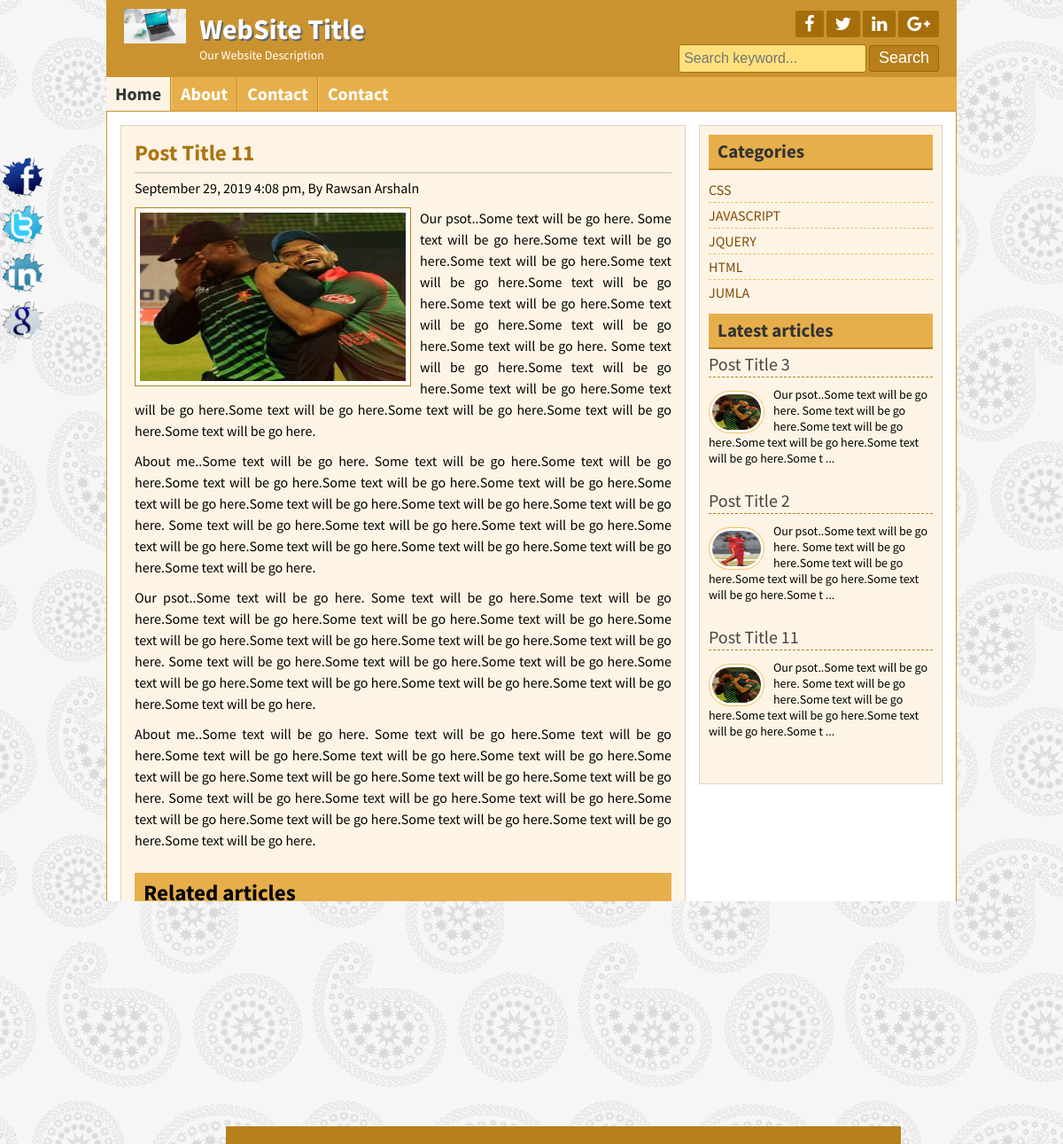
The page /post.php?id=12 on the database its author committed.
### tables this page shows
CREATE TABLE `tbl_title` (
  `id` int(11) NOT NULL,
  `title` varchar(255) NOT NULL,
  `slogan` varchar(255) NOT NULL,
  `logo` varchar(255) NOT NULL
);

CREATE TABLE `tbl_social` (
  `id` int(11) NOT NULL,
  `facebook` varchar(255) NOT NULL,
  `twitter` varchar(255) NOT NULL,
  `linkedin` varchar(255) NOT NULL,
  `google` varchar(255) NOT NULL
);

CREATE TABLE `tbl_page` (
  `id` int(11) NOT NULL,
  `title` varchar(255) NOT NULL,
  `body` text NOT NULL
);

CREATE TABLE `tbl_post` (
  `id` int(11) NOT NULL,
  `cat` int(11) NOT NULL,
  `title` varchar(255) NOT NULL,
  `body` text NOT NULL,
  `image` varchar(255) NOT NULL,
  `author` varchar(60) NOT NULL,
  `tags` varchar(255) NOT NULL,
  `date` timestamp NOT NULL DEFAULT CURRENT_TIMESTAMP
);

CREATE TABLE `tbl_category` (
  `id` int(11) NOT NULL,
  `name` varchar(255) NOT NULL
);

CREATE TABLE `copyright` (
  `id` int(11) NOT NULL,
  `text` varchar(255) NOT NULL
);

### lib/Database.php (called while the page is built, shortened)
<?php
Class Database{
	public $host = DB_HOST;
	public $user = DB_USER;
	public $pass = DB_PASS;
	public $dbname = DB_NAME;
	public $link;
	private function connectDB(){
		$this->link = new mysqli($this->host, $this->user, $this->pass, $this->dbname);
	}
	public function select($query){
		$result = $this->link->query($query) or die($this->link->error.__LINE__);
		if($result->num_rows >0 ){
			return $result;
		}else{
			return false;
		}
	}
}

### helpers/Formate.php (called while the page is built, shortened)
<?php
Class Formate{
     public function formateDate($date){
         return date("F j, Y g:i a", strtotime($date));
     }
      public function textShortner($text, $limit = 400){
          $text = $text. " ";
          $text = substr($text, 0, $limit);
          $text = $text. " ...";
          return $text;
      }
}

### post.php (the view)
<?php include 'inc/header.php'; ?>
<?php
	if(!isset($_GET['id']) || $_GET['id'] == null){
		header("Location: 404.php");
	}else{
		$id = $_GET['id'];
	}
?>
	<div class="contentsection contemplete clear">
		<div class="maincontent clear">
			<div class="about">
				<?php
					$query = "SELECT * FROM tbl_post WHERE id={$id}";
					$result = $db->select($query);
					if($result):
						while($row = $result->fetch_assoc()):
				?>
				<h2><?php echo $row['title']; ?></h2>
				<h4><?php echo $fm->formateDate($row['date'])?>, By <?php echo $row['author']; ?></h4>
				<img src="admin/upload/<?php echo $row['image']; ?>" alt="MyImage"/>
				<?php echo $row['body'] ?>
				<div class="relatedpost clear">
					<h2>Related articles</h2>
					<?php
						$r_query = "SELECT * FROM tbl_post WHERE cat='{$row['cat']}' ORDER BY rand() LIMIT 6";
						$r_result = $db->select($r_query);
						if($r_result):
							while($r_rows = $r_result->fetch_assoc()):
					?>
					<a href="post.php?id=<?php echo $r_rows['id'];?>"><img src="admin/upload/<?php echo $r_rows['image']; ?>" alt="post image"/></a>
					<?php
						endwhile;
						else:
							echo "No post found this category";
						endif;
					?>
				</div>
				<?php
					endwhile;
					else:
						header("Location: 404.php");
					endif;
				?>
			</div>
		</div>
		<?php include 'inc/sidebar.php'; ?>
	</div>
<?php include 'inc/footer.php'; ?>

### inc/header.php (shortened to what this page needs)
<?php
	include 'lib/Database.php';
	include 'helpers/Formate.php';
	$db = new Database();
	$fm = new Formate();
?>
<!DOCTYPE html>
<html>
<head>
	<link rel="stylesheet" href="font-awesome-4.5.0/css/font-awesome.css">
	<link rel="stylesheet" href="css/nivo-slider.css" type="text/css" media="screen" />
	<link rel="stylesheet" href="style.css">
</head>
<body>
	<div class="headersection templete clear">
		<a href="index.php">
			<?php
				$query = "SELECT * FROM tbl_title WHERE id=1";
				$result_t = $db->select($query);
				while($row_t = $result_t->fetch_assoc()):
			?>
			<div class="logo">
				<img src="admin/upload/<?php echo $row_t['logo'];?>" alt="Logo"/>
				<h2><?php echo $row_t['title'];?></h2>
				<p><?php echo $row_t['slogan'];?></p>
			</div>
			<?php endwhile; ?>
		</a>
		<div class="social clear">
		<?php
			$query = "SELECT * FROM tbl_social where id=1";
			$result = $db->select($query);
			while($row = $result->fetch_assoc()):
		?>
			<div class="icon clear">
				<a href="<?php echo $row['facebook']?>" target="_blank"><i class="fa fa-facebook"></i></a>
				<a href="<?php echo $row['twitter']?>" target="_blank"><i class="fa fa-twitter"></i></a>
				<a href="<?php echo $row['linkedin']?>" target="_blank"><i class="fa fa-linkedin"></i></a>
				<a href="<?php echo $row['google']?>" target="_blank"><i class="fa fa-google-plus"></i></a>
			</div>
		<?php endwhile; ?>
			<div class="searchbtn clear">
			<form action="search.php" method="GET">
				<input type="text" name="keyword" placeholder="Search keyword..."/>
				<input type="submit" name="search" value="Search"/>
			</form>
			</div>
		</div>
	</div>
<div class="navsection templete">
	<ul>
		<li><a id="active" href="index.php">Home</a></li>
		<?php
			$query = "SELECT * FROM tbl_page";
			$result = $db->select($query);
			if($result):
				while($row = $result->fetch_assoc()):
		?>
		<li><a href="page.php?pageid=<?php echo $row['id']?>"><?php echo $row['title']?></a></li>
		<?php endwhile; endif; ?>
		<li><a href="contact.php">Contact</a></li>
	</ul>
</div>

### inc/sidebar.php
<div class="sidebar clear">
		<div class="samesidebar clear">
			<h2>Categories</h2>
				<ul>
				<?php
					$c_query = "SELECT * FROM tbl_category";
					$result = $db->select($c_query);
					if($result):
						while($row = $result->fetch_assoc()):
				?>
					<li><a href="posts.php?category=<?php echo $row['id']?>"><?php echo strtoupper($row['name']); ?></a></li>
				<?php
					endwhile;
					else:
				?>
					<li>No Category Found</li>
				<?php
					endif;
				?>
				</ul>
		</div>
		<div class="samesidebar clear">
			<h2>Latest articles</h2>
				<?php
					$l_query = "SELECT * FROM tbl_post ORDER BY date DESC LIMIT 4";
					$l_result = $db->select($l_query);
					if($l_result):
						while($l_row = $l_result->fetch_assoc()):
				?>
				<div class="popular clear">
					<h3><a href="post.php?id=<?php echo $l_row['id'] ?>"><?php echo $l_row['title'] ?></a></h3>
					<a href="#"><img src="admin/upload/<?php echo $l_row['image'] ?>" alt="post image"/></a>
					<?php echo $fm->textShortner($l_row['body'], 150) ?>
				</div>
				<?php
					endwhile;
					else:
				?>
				<div class="popular clear">
					<h3>No Post Found</h3>
				</div>
				<?php endif; ?>
		</div>
	</div>

### inc/footer.php (shortened to what this page needs)
<div class="footersection templete clear">
	  <div class="footermenu clear">
		<ul>
			<li><a href="#">Home</a></li>
			<li><a href="#">About</a></li>
			<li><a href="#">Contact</a></li>
			<li><a href="#">Privacy</a></li>
		</ul>
	  </div>
	  <?php
		 $query = "SELECT * FROM copyright WHERE id=1";
		 $result = $db->select($query);
		 while($row = $result->fetch_assoc()):
	  ?>
	  <p><?php echo $row['text']; ?></p>
		 <?php endwhile; ?>
	</div>
	<?php
		$query = "SELECT * FROM tbl_social where id=1";
		$result = $db->select($query);
		while($row = $result->fetch_assoc()):
	?>
	<div class="fixedicon clear">
		<a href="<?php echo $row['facebook']?>"><img src="images/fb.png" alt="Facebook"/></a>
		<a href="<?php echo $row['twitter']?>"><img src="images/tw.png" alt="Twitter"/></a>
		<a href="<?php echo $row['linkedin']?>"><img src="images/in.png" alt="LinkedIn"/></a>
		<a href="<?php echo $row['google']?>"><img src="images/gl.png" alt="GooglePlus"/></a>
	</div>
	<?php endwhile; ?>
</body>
</html>

### rows shown on the page
tbl_title: logo (picture), title "WebSite Title", slogan "Our Website Description"
tbl_page: title "About"
tbl_page: title "Contact"
tbl_post: title "Post Title 11", date "September 29, 2019 4:08 pm", author "Rawsan Arshaln", image (picture), body "Our psot..Some text will be go here. Some text will be go here.Some text will be go here.Some text will be go here.Some text will be go here.Some text will be go here.Some text will be go here.Some text will be go here.Some text will be go here.Some text will be go here. Some text will be go here.Some text will be go here.Some text will be go here.Some text will be go here.Some text will be go here.Some text will be go here.Some text will be go here.Some text will be go here. About me..Some text will be go here. Some text will be go here.Some text will be go here.Some text will be go here.Some text will be go here.Some text will be go here.Some text will be go here.Some text will be go…", body "Our psot..Some text will be go here. Some text will be go here.Some text will be go here.Some text will be go here.Some text will be go here.Some t ..."
tbl_post: image (picture), title "Post Title 3", body "Our psot..Some text will be go here. Some text will be go here.Some text will be go here.Some text will be go here.Some text will be go here.Some t ..."
tbl_category: name "CSS"
tbl_category: name "JAVASCRIPT"
tbl_category: name "JQUERY"
tbl_category: name "HTML"
tbl_category: name "JUMLA"
tbl_post: title "Post Title 2", image (picture), body "Our psot..Some text will be go here. Some text will be go here.Some text will be go here.Some text will be go here.Some text will be go here.Some t ..."
copyright: text "Copyright Training with live"
